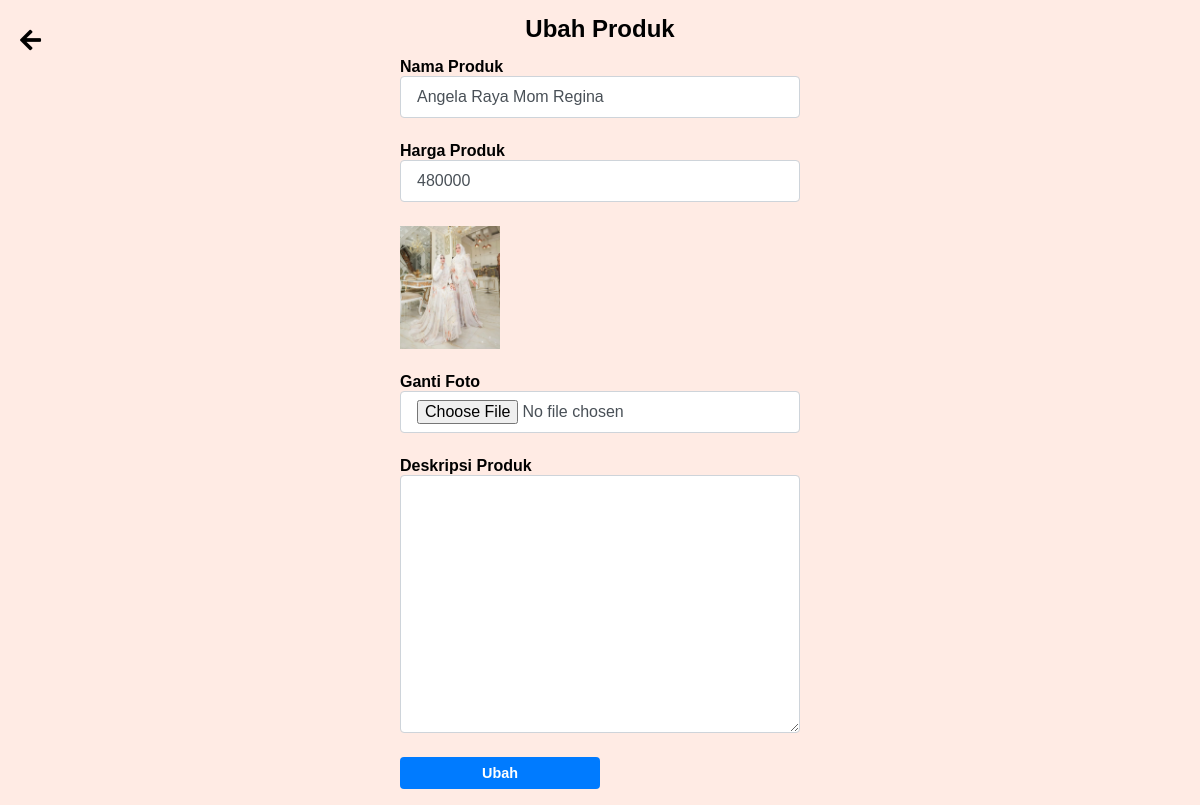
Screenshot of /admin/ubahproduk.php?id=1 with the database file from the repository.
### tables this page shows
CREATE TABLE `produk` (
  `id_produk` int(11) NOT NULL,
  `nama_model` varchar(255) NOT NULL,
  `harga_produk` int(11) NOT NULL,
  `foto_produk` varchar(255) NOT NULL,
  `deskripsi_produk` text NOT NULL
);

### admin/ubahproduk.php (the view, shortened to what this page needs)
<?php
    require "../db.php";
?>
<link href="../assets/css/tambahproduk.css" rel="stylesheet">
<link href="https://cdnjs.cloudflare.com/ajax/libs/font-awesome/5.15.4/css/all.min.css" rel="stylesheet">
<?php
    $sql = mysqli_query($conn,"SELECT * FROM produk WHERE id_produk='$_GET[id]'");
    $pecah = mysqli_fetch_assoc($sql);
?>
<div class="container">
    <div class="back-button">
        <a href="produk.php"><i class="fa fa-arrow-left"></i></a>
    </div>
    <div class="row title-container">
        <h2 class="text-center">Ubah Produk</h2>
    </div>
    <div class="row justify-content-center">
        <div class="col-lg-6">
            <form method="post" enctype="multipart/form-data">
                <div class="form-group mt-2">
                    <label>Nama Produk</label>
                    <input type="text" name="nama" class="form-control" value="<?php echo $pecah['nama_model'];?>">
                </div>
                <div class="form-group mt-2">
                    <label>Harga Produk</label>
                    <input type="number" name="harga" class="form-control" value="<?php echo $pecah['harga_produk'];?>">
                </div>
                <div class="form-group mt-2">
                    <img src="../produk/<?php echo $pecah['foto_produk'] ?>" width="100">
                </div>
                <div class="form-group mt-2">
                    <label>Ganti Foto</label>
                    <input type="file" name="foto" class="form-control">
                </div>
                <div class="form-group mt-2">
                    <label>Deskripsi Produk</label>
                    <textarea class="form-control" name="deskripsi" rows="10"></textarea>
                </div>
                <button class="btn btn-primary mt-2" name="ubah">Ubah</button>
            </form>
        </div>
    </div>
</div>

### assets/css/tambahproduk.css (style rules this page uses)
h2 { text-align: center; padding: 15px; margin: 0; }
.container { display: flex; flex-direction: column; align-items: center; }
.title-container { position: relative; }
.form-group { width: 100%; max-width: 400px; margin-bottom: 1.5rem; }
.btn { width: 100%; max-width: 200px; padding: 0.5rem 2rem; font-size: 0.9rem; font-weight: bold; color: #fff; background-color: #007bff; border: none; border-radius: 0.25rem; cursor: pointer; }
.form-group label { font-weight: bold; }
.form-control { width: 100%; padding: 0.50rem 1rem; font-size: 1rem; line-height: 1.5; color: #495057; background-color: #fff; background-clip: padding-box; border: 1px solid #ced4da; border-radius: 0.25rem; transition: border-color 0.15s ease-in-out, box-shadow 0.15s ease-in-out; }
.back-button { position: absolute; left: 0; top: 5%; transform: translateY(-50%); margin-left: 20px; }
.back-button a { font-size: 24px; color: black; text-decoration: none; }

### rows the page displays
produk: nama "Angela Raya Mom Regina", harga "480000", foto_produk (picture)
